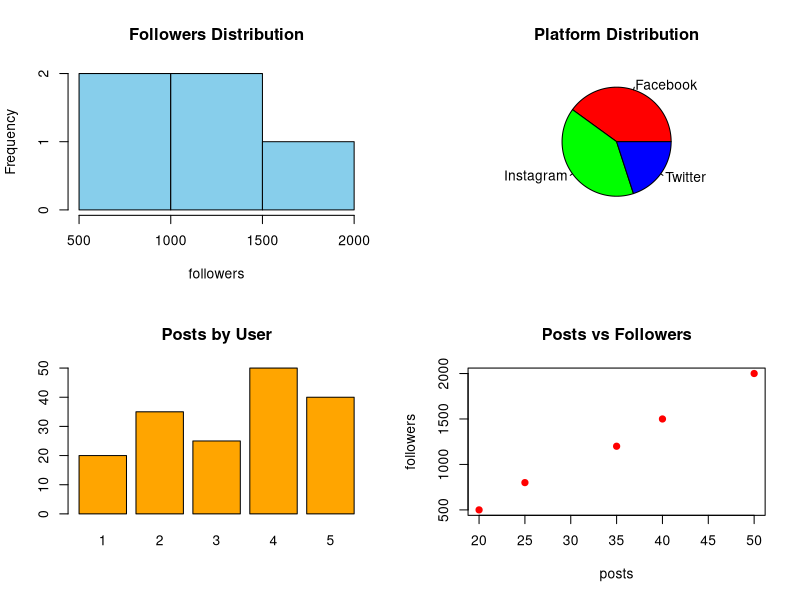

Reproduce this figure in R.
# Social Media Dataset

user <- c(1,2,3,4,5)
followers <- c(500,1200,800,2000,1500)
posts <- c(20,35,25,50,40)
platform <- c("Instagram","Facebook",
              "Instagram","Twitter","Facebook")

par(mfrow=c(2,2))

# Histogram
hist(followers,
     col="skyblue",
     main="Followers Distribution")

# Pie Chart
pie(table(platform),
    col=rainbow(3),
    main="Platform Distribution")

# Bar Chart
barplot(posts,
        names.arg=user,
        col="orange",
        main="Posts by User")

# Scatter Plot
plot(posts,followers,
     pch=19,
     col="red",
     main="Posts vs Followers")

par(mfrow=c(1,1))
